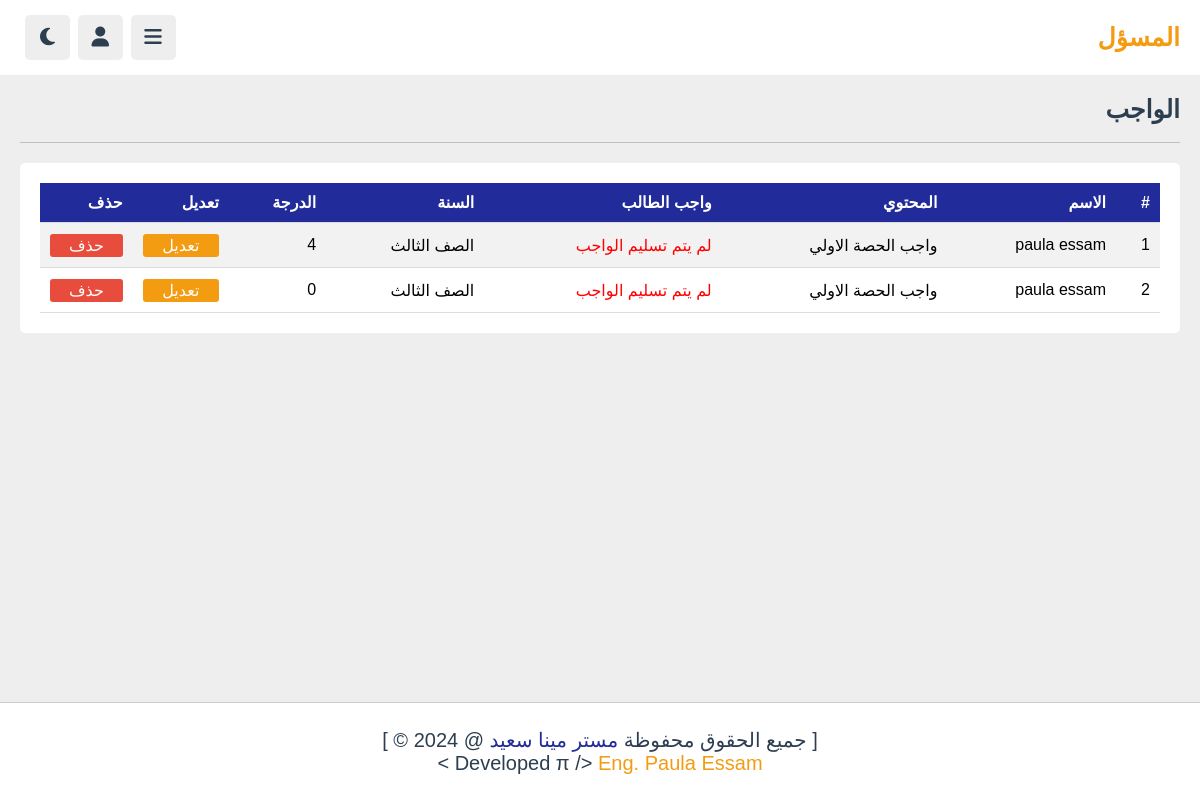
Screenshot of /admin/homework.php (signed in) with the database file from the repository.
### tables this page shows
CREATE TABLE `homework` (
  `id` int(11) NOT NULL,
  `content_id` varchar(20) NOT NULL,
  `user_id` varchar(20) NOT NULL,
  `homework` varchar(255) DEFAULT NULL,
  `degree` int(11) NOT NULL,
  `date` date NOT NULL DEFAULT current_timestamp()
);

CREATE TABLE `users` (
  `id` varchar(20) NOT NULL,
  `name` varchar(50) NOT NULL,
  `email` varchar(50) NOT NULL,
  `number` varchar(100) NOT NULL,
  `parent_num` varchar(100) NOT NULL,
  `gender` varchar(8) NOT NULL,
  `governorate` varchar(255) NOT NULL,
  `register` varchar(255) NOT NULL,
  `points` int(11) DEFAULT 0,
  `password` varchar(50) NOT NULL,
  `image` varchar(100) DEFAULT NULL,
  `year` tinyint(4) NOT NULL,
  `session_id` varchar(255) DEFAULT NULL,
  `is_logged_in` tinyint(1) NOT NULL,
  `last_login` varchar(255) DEFAULT NULL,
  `status` tinyint(1) NOT NULL
);

CREATE TABLE `content` (
  `id` varchar(20) NOT NULL,
  `tutor_id` varchar(20) NOT NULL,
  `playlist_id` varchar(20) NOT NULL,
  `title` varchar(100) NOT NULL,
  `description` varchar(1000) DEFAULT NULL,
  `video` varchar(255) DEFAULT NULL,
  `audio` varchar(255) DEFAULT NULL,
  `thumb` varchar(255) NOT NULL,
  `pdf` varchar(255) DEFAULT NULL,
  `date` date NOT NULL DEFAULT current_timestamp(),
  `status` varchar(20) NOT NULL DEFAULT 'deactive'
);

### admin/homework.php (the view, shortened to what this page needs)
<?php
include '../components/connect.php';
?>
<!DOCTYPE html>
<html lang="en">
<head>
    <link rel="stylesheet" href="https://cdnjs.cloudflare.com/ajax/libs/font-awesome/6.2.0/css/all.min.css">
    <link rel="stylesheet" href="../css/admin_style.css">
</head>
<body>
<?php
include '../components/admin_header.php';
?>
<section class="comments">
    <h1 class="heading">الواجب</h1>
    <div class="box-container">
        <div class="box">
            <table>
                <thead>
                    <tr>
                        <th>#</th>
                        <th>الاسم</th>
                        <th>المحتوي</th>
                        <th>واجب الطالب</th>
                        <th>السنة</th>
                        <th>الدرجة</th>
                        <th>تعديل</th>
                        <th>حذف</th>
                    </tr>
                </thead>
                <tbody>
                    <?php
                    $i=1;
                        $homework = $conn->prepare("SELECT * FROM `homework`");
                        $homework->execute();
                        while( $fetch_homework = $homework->fetch(PDO::FETCH_ASSOC)){
                                $select_user =  $conn->prepare("SELECT * FROM `users` WHERE id=?");
                                $select_user->execute([$fetch_homework['user_id']]);
                                $fetch_user = $select_user->fetch(PDO::FETCH_ASSOC);
                                $select_content =  $conn->prepare("SELECT * FROM `content` WHERE id=?");
                                $select_content->execute([$fetch_homework['content_id']]);
                                $fetch_content = $select_content->fetch(PDO::FETCH_ASSOC);
                    ?>
                    <tr>
                        <td><?=$i?></td>
                        <td><?=$fetch_user['name']?></td>
                        <td><?=$fetch_content['title']?></td>
                        <?php if($fetch_homework['homework']){?>
                        <!-- <td> <img onclick='openModal(this.src)' src="../uploaded_files/<?=$fetch_homework['homework']?>" class="thumbnail" alt="">
                            <div id="myModal" class="modal">
                                <span  class="close" onclick="closeModal()">&times;</span>
                                <img class="modal-content" id="img01">
                            </div>
                        </td> -->
                        <td class="ifr"><iframe src="../uploaded_files/<?=$fetch_homework['homework']?>" frameborder="0"></iframe></td>
                        <?php } else{
                            echo "<td style='color:red;'>لم يتم تسليم الواجب</td>";
                            }
                        ?>
                        <td><?php if($fetch_user['year'] == 1) echo'الصف الاول'; elseif($fetch_user['year']==2)echo 'الصف الثاني'; else echo'الصف الثالث'; ?></td>
                        <td><?=$fetch_homework['degree'];?></td>
                        <td><a href="edit_homework.php?get_id=<?=$fetch_homework['id']?>&s_id=<?=$fetch_user['id']?>" class="option-btn">تعديل</a></td>
                        <td>
                            <form action="" method="post">
                                    <input type="submit" class="delete-btn" value="حذف" name="delete" onclick="return confirm('delete this homework?');">
                            </form>
                        </td>
                    </tr>
                    <?php
                        $i++;
                    }
                    ?>
                </tbody>
            </table>
        </div>
    </div>
</section>
<?php
include '../components/footer.php';
?>
</body>
</html>

### css/admin_style.css (style rules this page uses)
:root { --main-color:#212b9a; --red: #e74c3c; --orange: #f39c12; --white:#fff; --black:#2c3e50; --light-color:#888; --light-bg:#eee; --border: .1rem solid rgba(0,0,0,.2); }
* { font-family: 'Nunito', sans-serif; margin: 0; padding: 0; box-sizing: border-box; outline: none; border: none; text-decoration: none; }
html { font-size: 62.5%; overflow-x: hidden; }
body { direction: rtl; background-color: var(--light-bg); padding-bottom: 9rem; padding-right: 30rem; }
section { padding: 2rem; max-width: 1200px; margin: 0 auto; }
.heading { padding-bottom: 1.8rem; border-bottom: var(--border); font-size: 2.5rem; color: var(--black); text-transform: capitalize; margin-bottom: 2rem; }
.btn, .option-btn, .delete-btn, .inline-btn, .inline-option-btn, .inline-delete-btn { border-radius: .5rem; padding: 1rem 3rem ; font-size: 1.8rem; color:#fff; margin-top: 1rem; text-transform: capitalize; cursor: pointer; text-align: center; }
.btn, .option-btn, .delete-btn { display: block; width: 100%; }
.inline-option-btn, .option-btn { background-color: var(--orange); }
.inline-delete-btn, .delete-btn { background-color: var(--red); }
.comments .box-container { display: grid; gap: 2.5rem; background-color: var(--white); border-radius: .5rem; padding: 2rem; }
table { width: 100%; border-collapse: collapse; }
th, td { padding: 10px; text-align: right; border-bottom: 1px solid #ddd; font-size: 16px; }
td a, td form input { border-radius: 3px !important; padding: 2px 3px !important; font-size: 16px !important; color:#fff; margin-top: 1px !important; cursor: pointer; text-align: center; }
th { background-color:var(--main-color); color: white; }
tr:nth-child(even) { background-color: white; }
tr:nth-child(odd) { background-color: #f2f2f2; }
@media (max-width: 1200px) { body { padding-right: 0; } }

### rows the page displays
homework: user.name "paula essam", content.title "واجب الحصة الاولي", shows "لم يتم تسليم الواجب", degree "4"
homework: user.name "paula essam", content.title "واجب الحصة الاولي", shows "لم يتم تسليم الواجب", degree "0"
